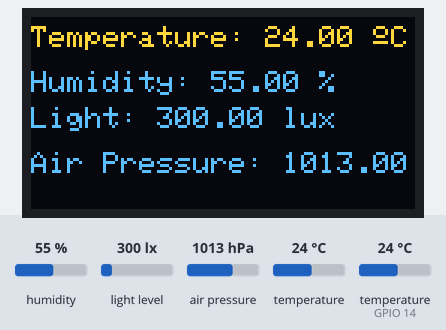
Bench run of a sketch on a simulated ESP8266 (NodeMCU). Parts: 128×64 one-colour display. Inputs (shaded band) come from the test bench; at power-on: humidity 55 %, light level 300 lx, air pressure 1013 hPa, temperature 24 °C, temperature (sensor on GPIO 14) 24 °C. The OLED is the two-colour kind (top 16 rows yellow); WiFi joins after 1.5 s; servers stay silent unless stated.

Above: at 7.6 s.
7.7 s: humidity set to 22 %
At 11.3 s:
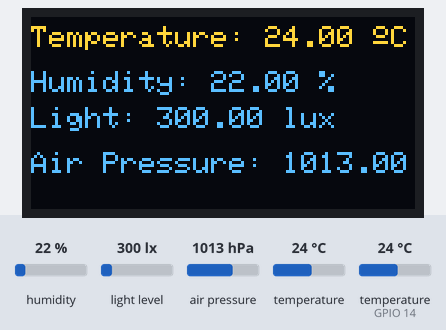
12.2 s: light level set to 40 lx
At 14.5 s:
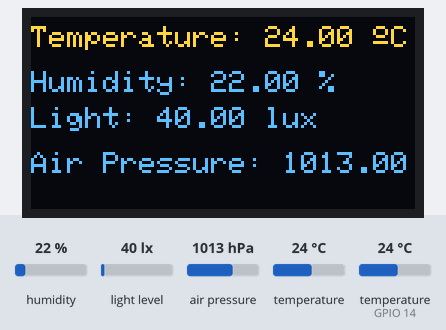
16.7 s: air pressure set to 952 hPa
At 20.7 s:
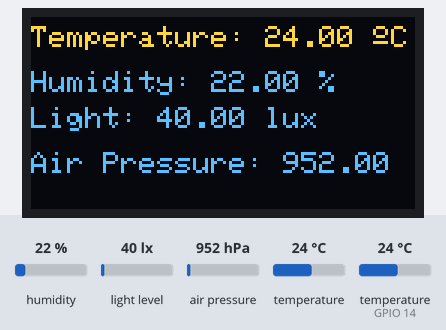
21.5 s: temperature (sensor 0) set to 12 °C
At 23.8 s:
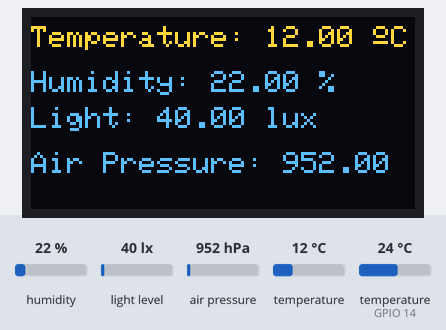
26.0 s: humidity set to 40 %
At 31.0 s:
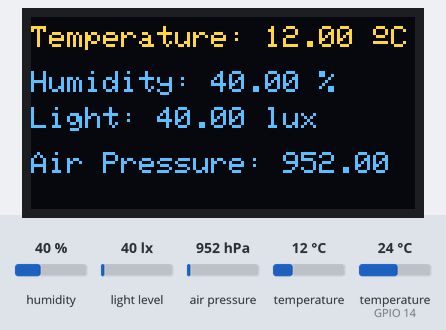
31.3 s: humidity set to 68 %
At 34.3 s:
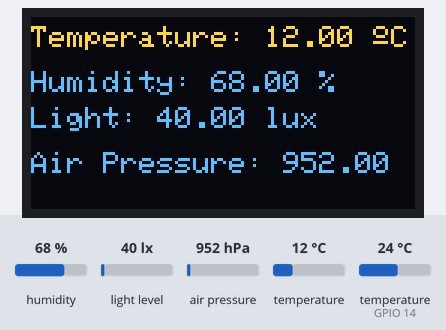
Timing chart, 0 to 35.8 s (numbered marks = the images above; inputs shaded):
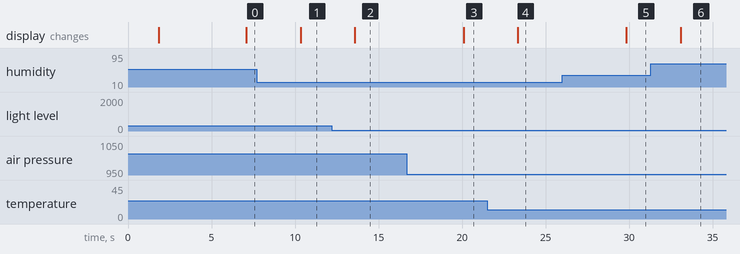

Measured:
- after the input at 7.7 s, the display: changes after 2.6 s (image 1)
- after the input at 12.2 s, the display: changes after 1.4 s (image 2)
- after the input at 16.7 s, the display: changes after 3.4 s (image 3)
- after the input at 21.5 s, the display: changes after 1.8 s (image 4)
- after the input at 26.0 s, the display: changes after 3.8 s (image 5)
- after the input at 31.3 s, the display: changes after 1.8 s (image 6)

The sketch:

main.ino
```cpp
//library
#include <Wire.h>
#include <Adafruit_GFX.h>
#include <Adafruit_SSD1306.h>
#include <Adafruit_Sensor.h>
#include <DHT.h>
#include <BH1750.h>
#include <SFE_BMP180.h>
//Blynk
#define BLYNK_PRINT Serial
#include <ESP8266WiFi.h>
#include <BlynkSimpleEsp8266.h>

char auth[] = "zPhTRw1mgdVNjbg4i6gi1OWqa2XS_dIq";

// Your WiFi credentials.
// Set password to "" for open networks.
char ssid[] = "Wifi-name";
char pass[] = "password";

//Thingspeak
#include "ThingSpeak.h"
WiFiClient  client;
//unsigned long myChannelNumber = "1697736";
const char * myWriteAPIKey = "G6D1RICPDASOXPVU";

//OLED
#define SCREEN_WIDTH 128 // OLED display width
#define SCREEN_HEIGHT 64 // OLED display height
Adafruit_SSD1306 display(SCREEN_WIDTH, SCREEN_HEIGHT, &Wire, -1);

#define DHTPIN 14
#define DHTTYPE    DHT11
SFE_BMP180 pressure;
BH1750 lightMeter;
DHT dht(DHTPIN, DHTTYPE);

void setup() {
  Serial.begin(115200);//BAUDRADE
  Blynk.begin(auth, ssid, pass);
  ThingSpeak.begin(client);
  Serial.begin(115200);//BAUDRADE
  Wire.begin();
  dht.begin();
  lightMeter.begin();
  pressure.begin();

  if(!display.begin(SSD1306_SWITCHCAPVCC, 0x3C)) {
    Serial.println(F("SSD1306 allocation failed"));
    for(;;);
  }
  delay(2000);
  display.clearDisplay();
  display.setTextColor(WHITE);
}

void loop() {

  // sensor result reset after 2 seconds
  delay(2000);
  //read LIGHT INTENSITY lux
  float lux = lightMeter.readLightLevel();
  //read Temperature and Humidity
  float t = dht.readTemperature();
  float h = dht.readHumidity();
  if (isnan(h) || isnan(t)) {
    Serial.println("Failed to read from DHT sensor!");
  }
  float pres = 0;
  float temp = 0;
  double T, P, p0, a;
  pressure.startTemperature();
  pressure.getTemperature(T);
  pressure.startPressure(3);
  pressure.getPressure(P, T);
  pres = P;
  temp = T;
  Blynk.run();
  // clear display
  display.clearDisplay();

  // display temperature
  display.setTextSize(1);
  display.setCursor(0,3);
  display.print("Temperature: ");
  display.setTextSize(1);
  display.print(temp);
  display.print(" ");
  display.setTextSize(1);
  display.cp437(true);
  display.write(167);// Celsius
  display.setTextSize(1);
  display.print("C");
  Blynk.virtualWrite(V0, temp);
  ThingSpeak.writeField(1697736, 1, temp, myWriteAPIKey);

  // display humidity
  display.setTextSize(1);
  display.setCursor(0,18);
  display.print("Humidity: ");
  display.setTextSize(1);
  display.print(h);
  display.print(" %");
  Blynk.virtualWrite(V1, h);
  ThingSpeak.writeField(1697736, 2, h, myWriteAPIKey);

  // display light intensity
  display.setTextSize(1);
  display.setCursor(0,30);
  display.print("Light: ");
  display.print(lux);
  display.print(" lux");
  Blynk.virtualWrite(V3, lux);
  ThingSpeak.writeField(1697736, 3, lux, myWriteAPIKey);

   // display pressure
  display.setTextSize(1);
  display.setCursor(0,45);
  display.print("Air Pressure: ");
  display.print(pres);
  Blynk.virtualWrite(V2, pres);
  ThingSpeak.writeField(1697736, 4, pres, myWriteAPIKey);

  display.display();

}
```
